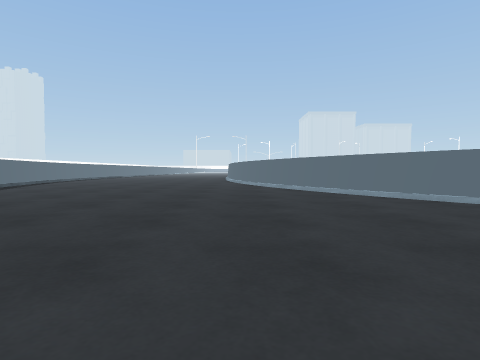
[1] (above)

20 first-person views from a walk through a Unity game level. The camera is 0.55 m above the floor, tilts 2° down and sees 80° across. The floor is counted in squares, 1 m on a side. Each view is taken from the middle of a square. On the plan, view 1 faces up. The plan holds only what a view shows up to about 9 squares ahead; the rest is blank. The place goes on beyond the plan. The player character is not drawn. Surface patterns are stand-ins for the level's own textures.

[2]
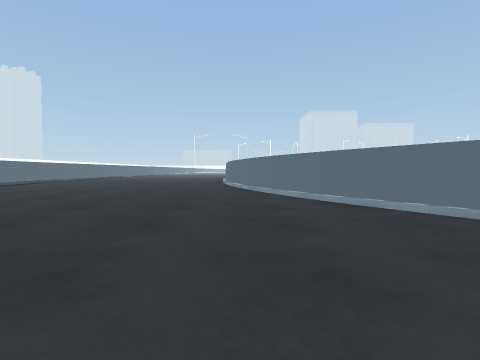

[3]
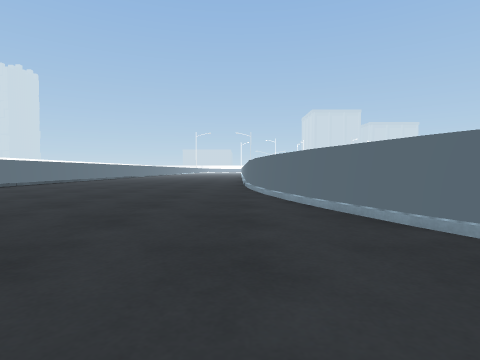

[4]
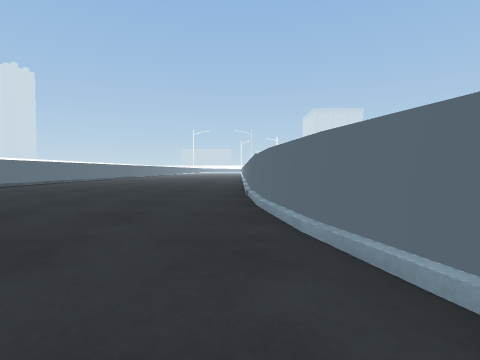

[5]
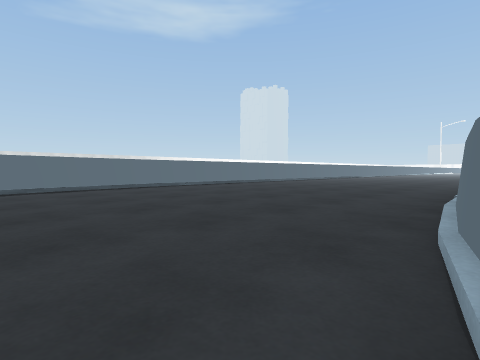

[6]
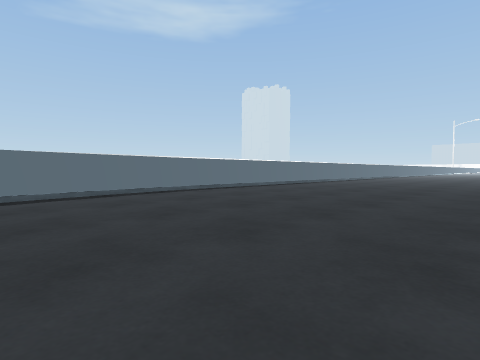

[7]
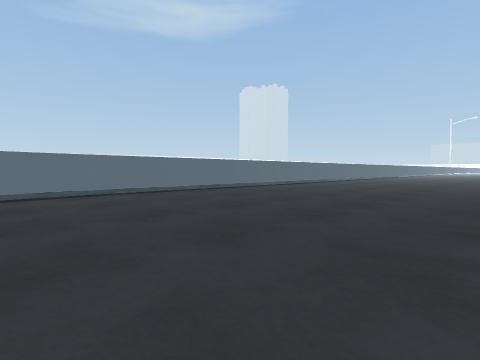

[8]
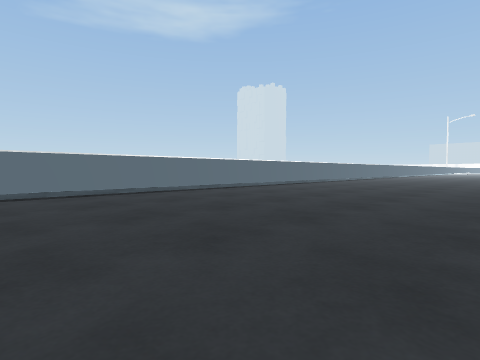

[9]
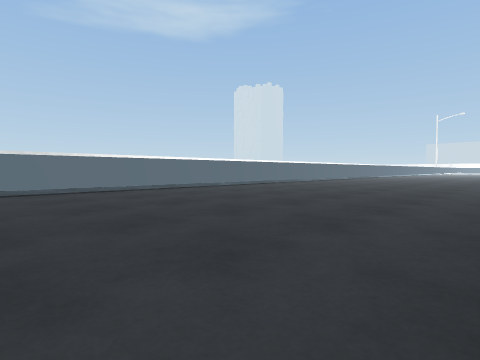

[10]
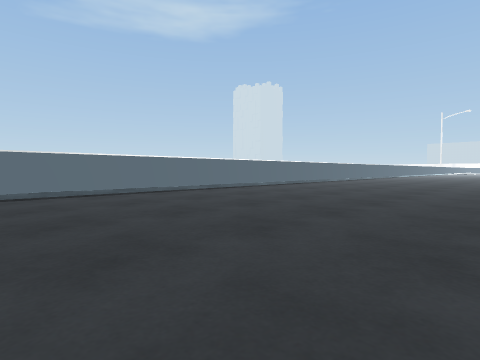

[11]
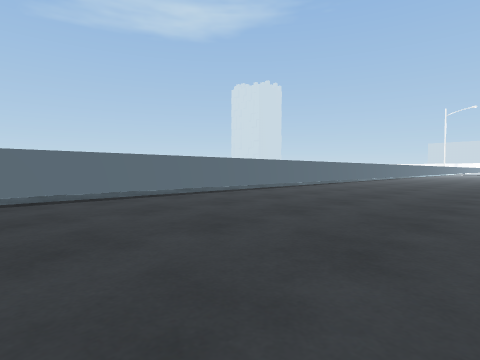

[12]
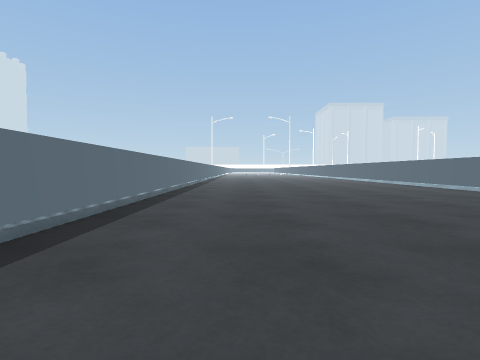

[13]
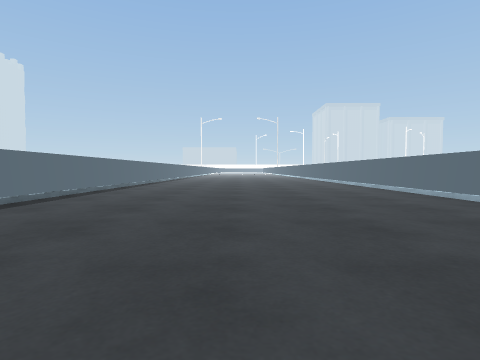

[14]
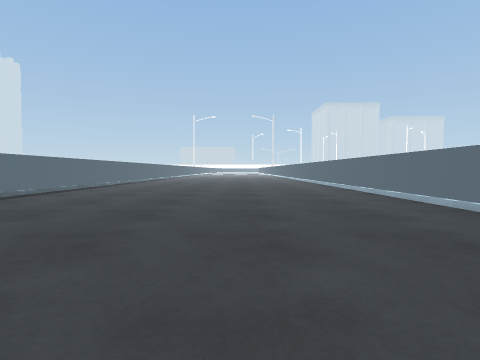

[15]
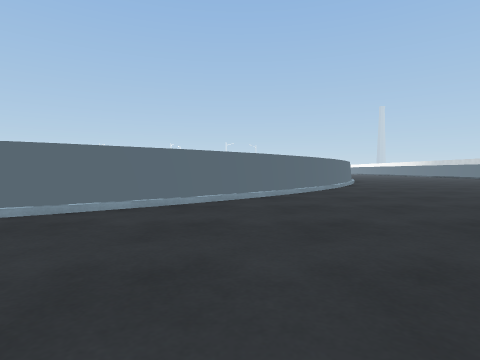

[16]
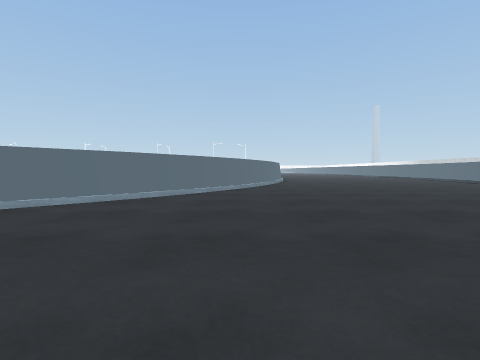

[17]
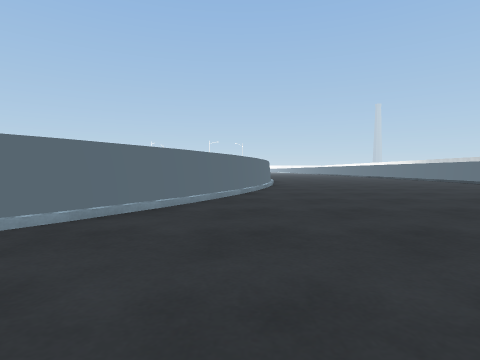

[18]
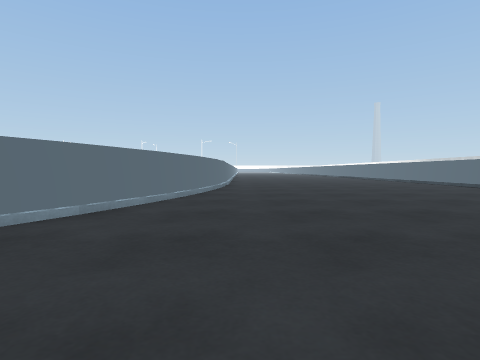

[19]
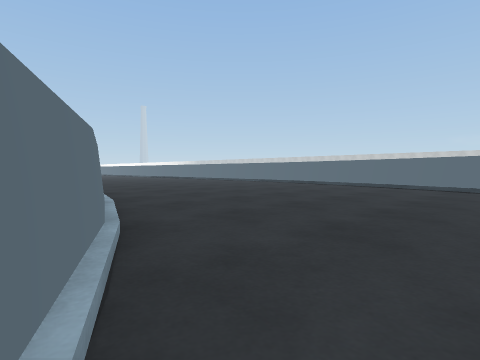

[20]
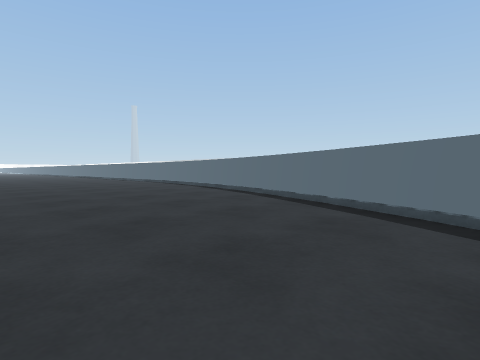

### Floor plan
Key: @ floor where view 1 was taken; # wall or solid block; . floor; / step, stairs or slope.
Columns run from 9 left of view 1 to 17 right of it. Each row starts with its distance up from view 1.
 38 #......./#
 37 #......./#
 36 #......./#
 35 #......./#
 34 #......./#
 33 #......./#
 32 #......./#
 31 #......./
 30 #.......
 29 #.......
 28 #.......
 27 #.......
 26 #.......
 25 #......./
 24 #......./
 23 #......./
 22 #......./
 21 #......./
 20 #......./
 19 #......./
 18 #......./
 17 #......./#
 16 #......./#
 15 #........#
 14 #........#
 13 #........#
 12 #........##
 11 ##........#
 10    .......#
  9   ........##
  8   .........##
  7    .........#
  6     ........##
  5      ........##
  4      .........##
  3       .........##
  2        .........##
  1         .........###
  0          @.........###
 -1            ..........####
 -2             ............###
 -3              ..............
 -4               .............
 -5                ............
 -6                ............
 -7                ............
 -8                ##..........
 -9                 ####... ...
-10                    ####  ..

Where each view was taken, in squares from view 1:
view 1: 0 up, 0 right, facing up
view 2: 3 up, 0 right, facing up
view 3: 7 up, 1 left, facing up
view 4: 11 up, 1 left, facing up
view 5: 11 up, 0 right, facing up-left
view 6: 11 up, 2 left, facing up-left
view 7: 14 up, 2 left, facing up-left
view 8: 17 up, 2 left, facing up-left
view 9: 20 up, 1 left, facing up-left
view 10: 22 up, 2 left, facing up-left
view 11: 25 up, 3 left, facing up-left
view 12: 28 up, 7 left, facing up
view 13: 27 up, 5 left, facing up
view 14: 29 up, 4 left, facing up
view 15: 4 up, 1 left, facing right
view 16: 0 up, 1 right, facing right
view 17: 1 down, 5 right, facing right
view 18: 3 down, 8 right, facing right
view 19: 0 up, 9 right, facing down-right
view 20: 4 down, 6 right, facing down-right
